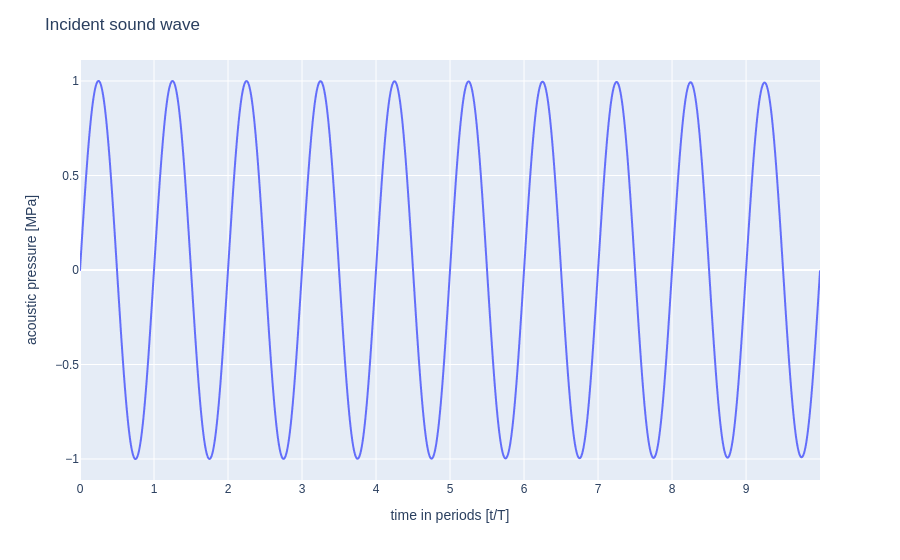

Here is the notebook cell this chart was saved with:
### Code cell
fig = px.line(
    x=BD_obj.time.copy() / period, y=BD_obj.npac_wave.copy() * BD_obj.medium_parameters["p0"] / 1e6
)
fig.update_layout(
    font_family="Arial",
    xaxis=dict(title="time in periods [t/T]"),
    yaxis=dict(title="acoustic pressure [MPa]"),
    title="Incident sound wave"
)
fig.show()

### Figure 1 — Plotly figure (JSON) as saved in the notebook; plotly's stock layout.template omitted (floating-point values rounded to 4 significant figures; data arrays with more than 128 entries replaced by an {"elided": "..."} marker saying what was removed)
{"data": [{"hovertemplate": "x=%{x}<br>y=%{y}<extra></extra>", "legendgroup": "", "line": {"color": "#636efa", "dash": "solid"}, "marker": {"symbol": "circle"}, "mode": "lines", "name": "", "showlegend": false, "type": "scattergl", "x": {"elided": "9091 float values"}, "xaxis": "x", "y": {"elided": "9091 float values"}, "yaxis": "y"}], "layout": {"font": {"family": "Arial"}, "legend": {"tracegroupgap": 0}, "margin": {"t": 60}, "title": {"text": "Incident sound wave"}, "xaxis": {"anchor": "y", "domain": [0, 1], "title": {"text": "time in periods [t/T]"}}, "yaxis": {"anchor": "x", "domain": [0, 1], "title": {"text": "acoustic pressure [MPa]"}}}}
